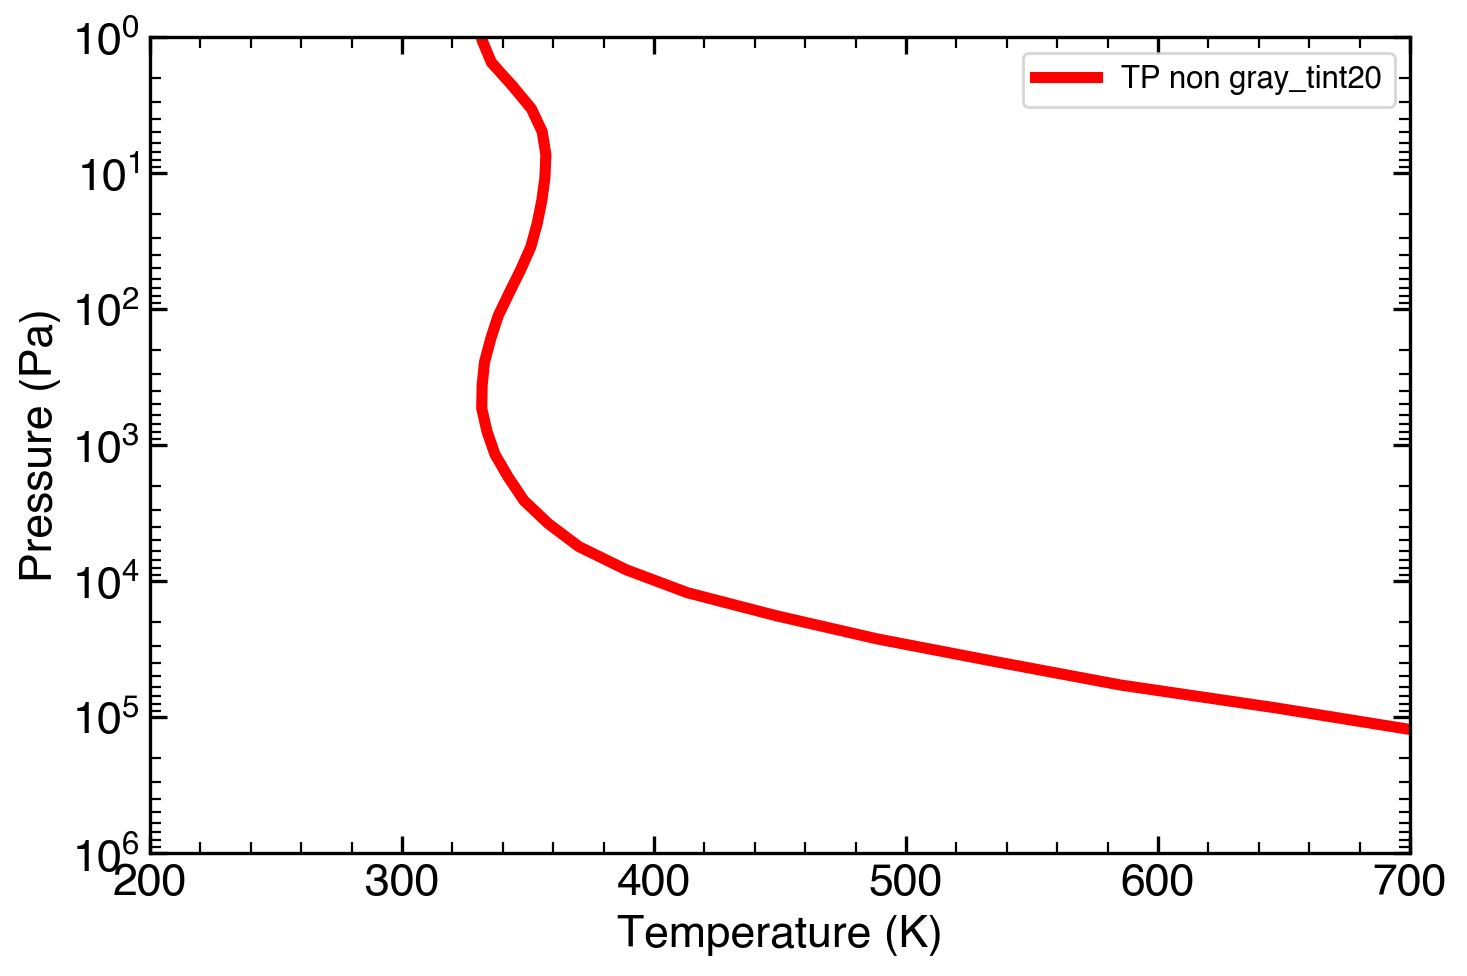

Here is the Python script that generated this plot:
import numexpr as ne
import pdb
import scarlet
from scarlet import radutils as rad
from numba import jit, vectorize
import numpy as np
from matplotlib import pyplot as plt
from numpy import exp, zeros, where, sqrt, cumsum , pi, outer, sinh, cosh, min, dot, array,log, log10
import matplotlib.pyplot as plt
from auxbenneke.constants import unitfac, pi, day, Rearth, Mearth, Mjup, Rjup, sigmaSB, cLight, hPlanck, parsec, Rsun, au, G, kBoltz, uAtom,mbar, uAtom
from copy import deepcopy


if __name__ == "__main__": 
    #planet='TOI_270_d'
    #atm1 = scarlet.loadAtm('does not converge')
    atm2 = scarlet.loadAtm('/Users/justinlipper/Research/GitHub/scarlet_results/FwdRuns20240702_0.3_100.0_64_nLay60/TOI_270_d/TOI_270_d_Metallicity1_CtoO0.54_pQuench1e-99_TpNonGrayTradTint20.0f0.25A0.1_pCloud100000.0mbar.atm')
    atm3 = scarlet.loadAtm('/Users/justinlipper/Research/GitHub/scarlet_results/FwdRuns20240709_0.3_100.0_64_nLay60/TOI_270_d/TOI_270_d_Metallicity1_CtoO0.54_pQuench1e-99_TpNonGrayTradTint20.0f0.25A0.1_pCloud100000.0mbar.atm') 
    atmx=  scarlet.loadAtm('/Users/justinlipper/Research/GitHub/scarlet_results/FwdRuns20240723_0.3_100.0_64_nLay60/TOI_270_d/TOI_270_d_Metallicity1_CtoO0.54_pQuench1e-99_TpNonGrayTradTint20.0f0.25A0.1_pCloud100000.0mbar.atm')
    atmy=  scarlet.loadAtm('/Users/justinlipper/Research/GitHub/scarlet_results/FwdRuns20240723_0.3_100.0_64_nLay60/TOI_270_d/TOI_270_d_Metallicity1_CtoO0.54_pQuench1e-99_TpNonGrayTradTint10.0f0.25A0.1_pCloud100000.0mbar.atm')
#width=140
#height=100
#plt.figure(figsize=(width, height))

plt.figure(figsize=(9, 6))

plt.yscale('log')

plt.xlim(200,700)
plt.ylim(1e0,1e6)
plt.xlabel('Temperature (K)')
plt.ylabel('Pressure (Pa)')
plt.plot(atm2.T,atm2.p,label='TP non gray_tint20',lw=4,color='red')
#plt.plot(atmy.T,atmy.p,label='TP non gray_tint10')
#*101325/1e5
plt.gca().invert_yaxis()
plt.legend()

plt.savefig('toi_270_d_tp_thick.png')